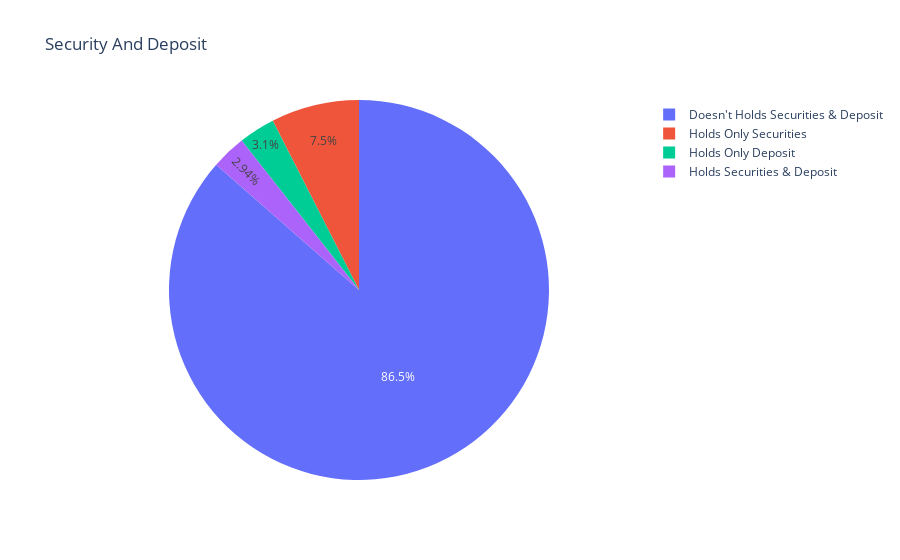

The cell this chart's notebook holds for it:
### Code cell
fig=px.pie(data,values=values,names=values.index,title='Security And Deposit')
fig.show()

### Figure 1 — Plotly figure (JSON) as saved in the notebook; plotly's stock layout.template omitted (floating-point values rounded to 4 significant figures)
{"data": [{"domain": {"x": [0, 1], "y": [0, 1]}, "hovertemplate": "label=%{label}<br>value=%{value}<extra></extra>", "labels": ["Doesn't Holds Securities & Deposit", "Holds Only Securities", "Holds Only Deposit", "Holds Securities & Deposit"], "legendgroup": "", "name": "", "showlegend": true, "type": "pie", "values": [4323, 375, 155, 147]}], "layout": {"legend": {"tracegroupgap": 0}, "title": {"text": "Security And Deposit"}}}
